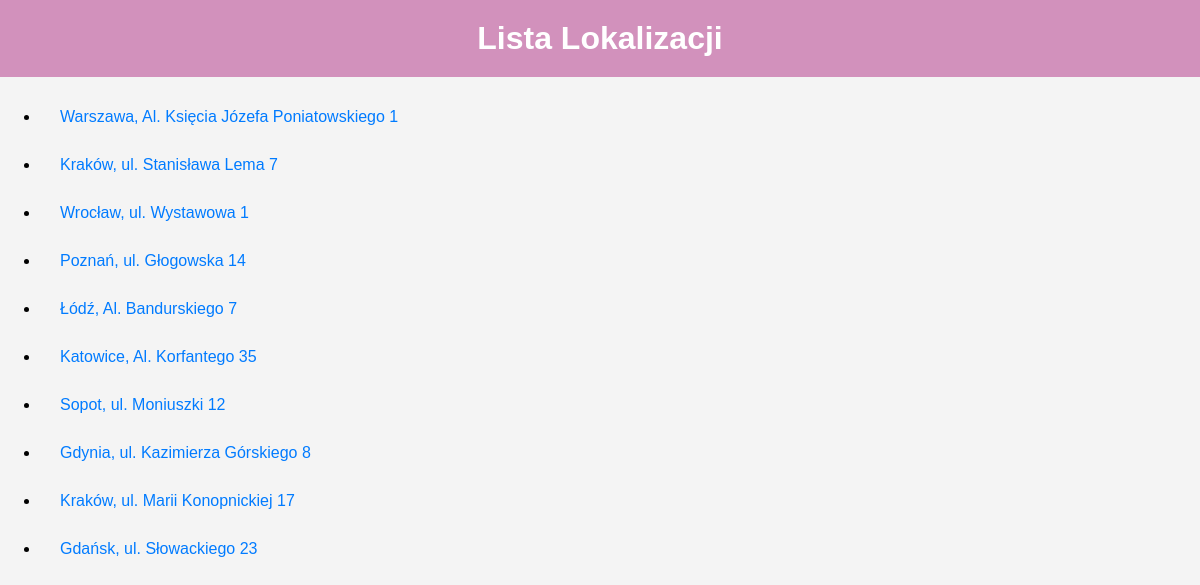
/events/locations/, run on the app's committed database.
### events/models.py (models this page shows, shortened)
class Location(models.Model):
    name = models.CharField(max_length=255, default='Brak nazwy')
    city = models.CharField(max_length=100)
    address = models.CharField(max_length=255)

### events/views.py (the view)
# urls.py: path('locations/', views.location_list, name='location_list'),
def location_list(request):
    locations = Location.objects.all()  # Pobieramy wszystkie lokalizacje
    return render(request, 'events/location_list.html', {'locations': locations})

### events/templates/events/location_list.html (shortened to what this page needs)
<!DOCTYPE html>
<html lang="pl">
<head>
    {% load static %}
    <link rel="stylesheet" href="{% static 'css/style.css' %}">
</head>
<body>
    <header>
        <h1>Lista Lokalizacji</h1>
    </header>
    <section class="location-list">
        <ul>
            {% for location in locations %}
                <li><a href="{% url 'location_detail' location.pk %}">{{ location.city }}, {{ location.address }}</a></li>
            {% empty %}
                <li>Brak lokalizacji</li>
            {% endfor %}
        </ul>
    </section>
</body>
</html>

### static/css/style.css (style rules this page uses)
body { font-family: Arial, sans-serif; margin: 0; padding: 0; background-color: #f4f4f4; }
header { text-align: center; background-color: #d291bc; color: white; padding: 20px; }
h1 { margin: 0; }
a { display: inline-block; margin: 10px; text-decoration: none; color: #007bff; padding: 5px 10px; border-radius: 4px; transition: background-color 0.3s ease, color 0.3s ease; }

### data on the page
Location: city "Warszawa", address "Al. Księcia Józefa Poniatowskiego 1"
Location: city "Kraków", address "ul. Stanisława Lema 7"
Location: city "Wrocław", address "ul. Wystawowa 1"
Location: city "Poznań", address "ul. Głogowska 14"
Location: city "Łódź", address "Al. Bandurskiego 7"
Location: city "Katowice", address "Al. Korfantego 35"
Location: city "Sopot", address "ul. Moniuszki 12"
Location: city "Gdynia", address "ul. Kazimierza Górskiego 8"
Location: city "Kraków", address "ul. Marii Konopnickiej 17"
Location: city "Gdańsk", address "ul. Słowackiego 23"
